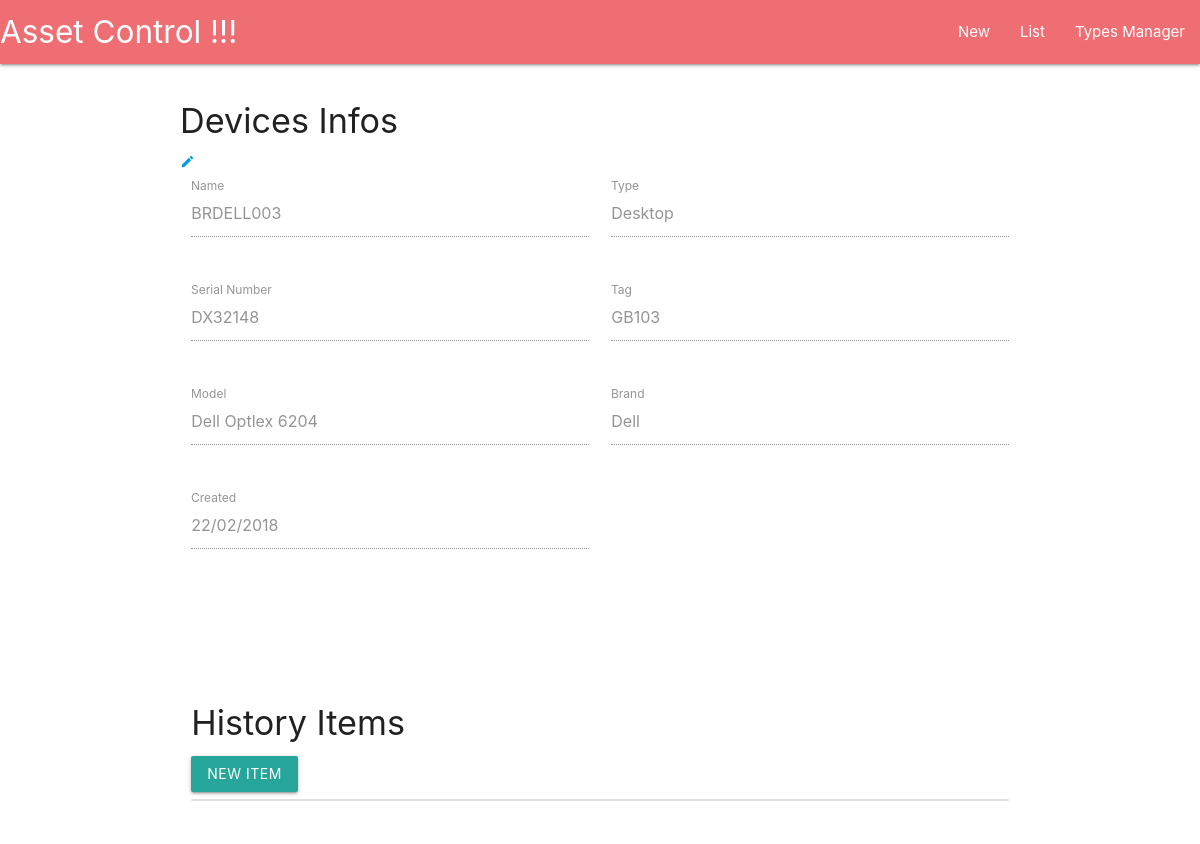
Screenshot of /devices/details/3/ with the database file from the repository.
### devices/models.py (models this page shows, shortened)
class Device(models.Model):
    serial_number = models.CharField(max_length=40, null=False, blank=False)
    tag = models.CharField(max_length=20, null=False, blank=True)
    model = models.CharField(max_length=30, null=False, blank=False)
    brand = models.CharField(max_length=30, null=False, blank=False)
    name = models.CharField(max_length=40, null=False, blank=False)
    type = models.ForeignKey(Type, related_name='devices', null=False)
    created = models.DateField(auto_created=True, auto_now_add=True)

class Type(models.Model):
    name = models.CharField(max_length=40, null=False, blank=False)

### devices/views.py (the view)
# urls.py: url(r'^devices/details/(?P<pk>[0-9]+)/$', views.DeviceDetailView.as_view(), name='details'),
class DeviceDetailView(DetailView):
    model = Device
    template_name = 'devices/detail.html'
    context_object_name = 'device'

### devices/templates/devices/detail.html (shortened to what this page needs)
{% extends 'app/base.html' %}
{% load staticfiles %}
{% block content %}
<section class="section">
    <div class="row">
        <h4>Devices Infos</h4>
        <a href="{% url 'devices:update' device.pk %}"><i class="tiny material-icons">edit</i></a>
        <form class="col s12">
            <div class="row">
                <div class="input-field col s6">
                    <input type="text" value="{{device.name}}" id="name" disabled>
                    <label for="name">Name</label>
                </div>
                <div class="input-field col s6">
                    <input type="text" value="{{device.type.name}}" id="type" disabled>
                    <label for="type">Type</label>
                </div>
            </div>
            <div class="row">
                <div class="input-field col s6">
                    <input type="text" value="{{device.serial_number}}" id="serial" disabled>
                    <label for="serial">Serial Number</label>
                </div>
                <div class="input-field col s6">
                    <input type="text" value="{{device.tag}}" id="tag" disabled>
                    <label for="tag">Tag</label>
                </div>
            </div>
            <div class="row">
                <div class="input-field col s6">
                    <input type="text" value="{{device.model}}" id="model" disabled>
                    <label for="model">Model</label>
                </div>
                <div class="input-field col s6">
                    <input type="text" value="{{device.brand}}" id="brand" disabled>
                    <label for="brand">Brand</label>
                </div>
            </div>
            <div class="row">
                <div class="input-field col s6">
                    <input type="text" value="{{device.created|date:'d/m/Y'}}" id="created" disabled>
                    <label for="created">Created</label>
                </div>
            </div>
        </form>
    </div>
</section>
<section class="section">
    <div class="row">
        <div class="col s12">
        </div>
    </div>
    <div class="row">
        <div class="col s12">
            <h4>History Items</h4>
            <a class="waves-effect waves-light btn modal-trigger" href="#modalNewItem">New Item</a>
            <ul class="collection" id="history-items">
            </ul>
        </div>
    </div>
</section>
{% endblock %}
{% block extras %}
    {% load staticfiles %}
{% endblock %}

### rows the page displays
Device: name "BRDELL003", type.name "Desktop", serial_number "DX32148", tag "GB103", model "Dell Optlex 6204", brand "Dell", created "22/02/2018"
